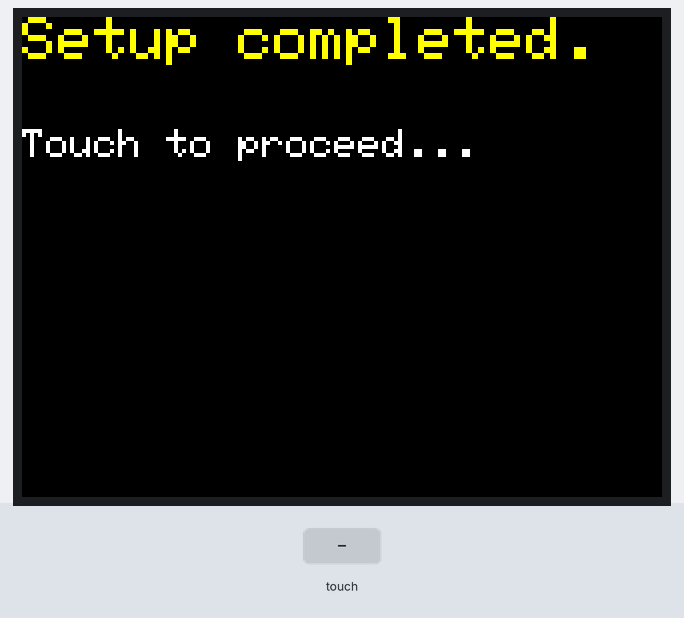
A sketch run on a simulated Arduino Due. On the bench: 320×240 colour display. Inputs (shaded band) come from the test bench.

Above: at 1.0 s.
1.1 s: touch panel pressed at 13 % / 10 % of its raw x / y range
At 2.1 s:
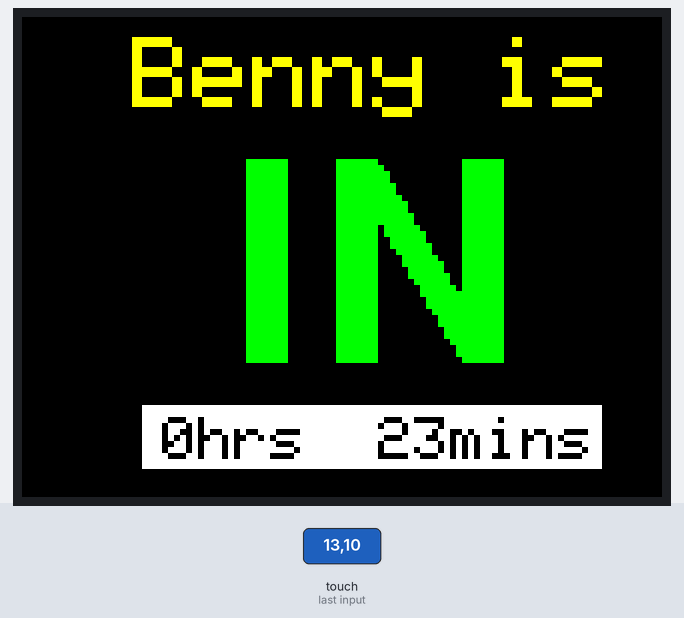
2.7 s: touch panel pressed at 13 % / 30 % of its raw x / y range
At 2.86 s:
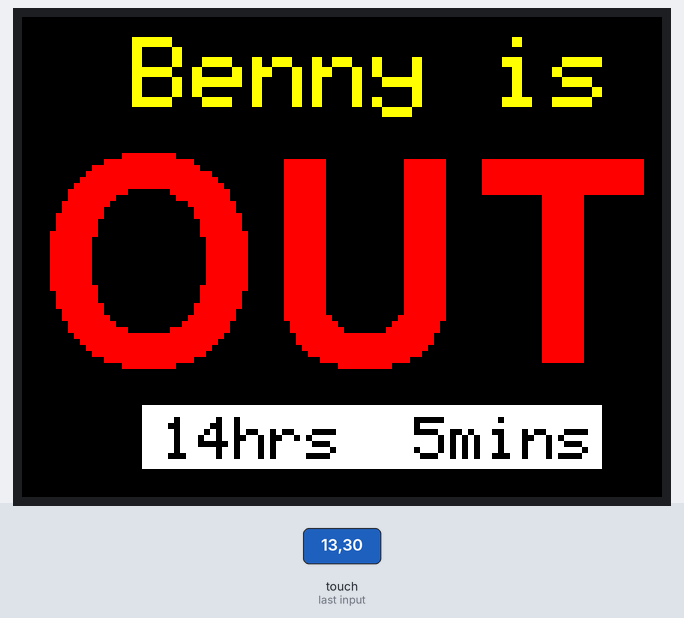
Timing chart, 0 to 5.7 s (numbered marks = the images above; inputs shaded):
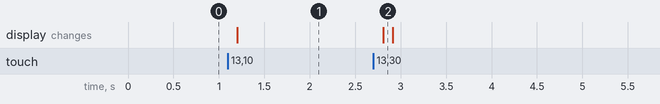

Measured:
- after the input at 1.1 s, the display: changes after 0.10 s (image 1)
- after the input at 2.7 s, the display: changes after 0.11 s (image 2)

The sketch:

TFT_Shield.ino
```cpp
/*
	Simple sketch to demonstrate the use of the 2.4" TFT LCD touch shield
 */

// Adafruit GFX Libraries
#include <Adafruit_GFX.h>
#include <Adafruit_TFTLCD.h>

// You can include several fonts but WARNING! They take up a lot of space.
#include <Fonts/FreeSansBold24pt7b.h>

// Adafruit Touch screen library (if required)
#include <TouchScreen.h>

#define LCD_CS A3     // Chip Select goes to Analog 3
#define LCD_CD A2     // Command/Data goes to Analog 2
#define LCD_WR A1     // LCD Write goes to Analog 1
#define LCD_RD A0     // LCD Read goes to Analog 0
#define LCD_RESET A4  // Can alternately just connect to Arduino's reset pin

// Assign human-readable names to some common 16-bit color values:
#define BLACK 0x0000
#define BLUE 0x001F
#define RED 0xF800
#define GREEN 0x07E0
#define CYAN 0x07FF
#define MAGENTA 0xF81F
#define YELLOW 0xFFE0
#define WHITE 0xFFFF

// Create the TFT object with all pin assignments
// This leaves pins 2, 3, 4, 5 free. Also pin 12 if you don't use SD card.
Adafruit_TFTLCD tft(LCD_CS, LCD_CD, LCD_WR, LCD_RD, LCD_RESET);

// Set up the touch screen element of the TFT screen
#define YP A3  // must be an analog pin, use "An" notation!
#define XM A2  // must be an analog pin, use "An" notation!
#define YM 9   // can be a digital pin
#define XP 8   // can be a digital pin
#define SENSITIVITY 300
#define MINPRESSURE 10
#define MAXPRESSURE 1000
TouchScreen ts = TouchScreen(XP, YP, XM, YM, SENSITIVITY);

// Define the coordinates for our buttons here
#define btnCONTINUE ((p.y < 300 || p.y > 845) || (p.x < 220 || p.x > 300))

//----------------------------------------------------------------------------
// SETUP      SETUP      SETUP      SETUP      SETUP      SETUP      SETUP
//----------------------------------------------------------------------------
void setup() {
	Serial.begin(9600);
	tft.reset();
	tft.begin(0x9341);  // SDFP5408
	tft.setRotation(3);
	tft.fillScreen(BLACK);
	tft.setCursor(0, 0);
	tft.setTextColor(YELLOW);
	tft.setTextSize(3);
	tft.println("Setup completed.");
	waitOneTouch(true);
}

//----------------------------------------------------------------------------
// LOOP      LOOP      LOOP      LOOP      LOOP      LOOP      LOOP      LOOP
//----------------------------------------------------------------------------
void loop() {
	printTitle();
	tft.setFont(&FreeSansBold24pt7b);
	tft.setCursor(100, 170);
	tft.setTextColor(GREEN);
	tft.println("IN");
	printDuration("0hrs  23mins");
	waitOneTouch(false);

	printTitle();
	tft.setFont(&FreeSansBold24pt7b);
	tft.setCursor(8, 170);
	tft.setTextColor(RED);
	tft.println("OUT");
	printDuration("14hrs  5mins");
	waitOneTouch(false);
}

//----------------------------------------------------------------------------
// Private methods
//----------------------------------------------------------------------------
void printTitle() {
	tft.setFont();
	tft.fillScreen(BLACK);
	tft.setCursor(55, 10);
	tft.setTextColor(YELLOW);
	tft.setTextSize(5);
	tft.print("Benny is");
	tft.setTextSize(3);
}

void printDuration(String msg) {
	tft.fillRect(60, 194, 230, 32, WHITE);
	tft.setFont();
	tft.setTextSize(3);
	tft.setTextColor(BLACK);
	tft.setCursor(70, 200);
	tft.print(msg);
}

//----------------------------------------------------------------------------
// Has user touched the button?
//----------------------------------------------------------------------------
TSPoint waitOneTouch(boolean showMessage) {

	bool touchAnyWhere = false;

	// show the message (if any)
	if (showMessage) {
		tft.setTextSize(2);
		tft.setTextColor(WHITE);
		tft.println("\n\nTouch to proceed...");
		touchAnyWhere = true;
	}

	// Get a touch in the required button area (or anywhere if flag set)
	TSPoint p;
	do {
		p = ts.getPoint();
		pinMode(XM, OUTPUT);  // Pins configures again for TFT control
		pinMode(YP, OUTPUT);

	} while (p.z < MINPRESSURE || p.z > MAXPRESSURE || (btnCONTINUE && (touchAnyWhere == false)));

#ifdef _DEBUG_
	Serial.print("X:");
	Serial.println(p.x);
	Serial.print("Y:");
	Serial.println(p.y);
	Serial.println("");
#endif

	// All done, return the touch coordinates object
	return p;
}
```
